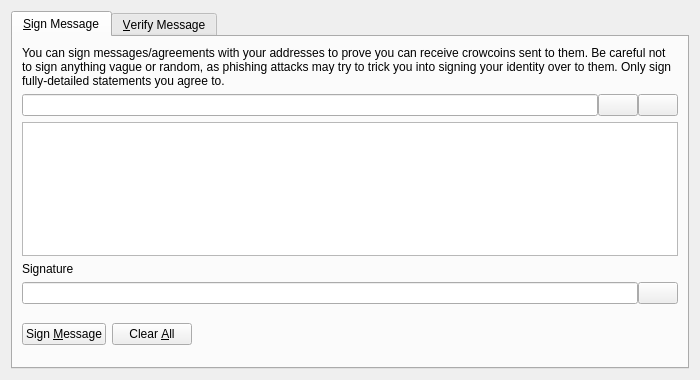
<?xml version="1.0" encoding="UTF-8"?>
<ui version="4.0">
 <class>SignVerifyMessageDialog</class>
 <widget class="QDialog" name="SignVerifyMessageDialog">
  <property name="geometry">
   <rect>
    <x>0</x>
    <y>0</y>
    <width>700</width>
    <height>380</height>
   </rect>
  </property>
  <property name="windowTitle">
   <string>Signatures - Sign / Verify a Message</string>
  </property>
  <property name="modal">
   <bool>true</bool>
  </property>
  <layout class="QVBoxLayout" name="verticalLayout">
   <item>
    <widget class="QTabWidget" name="tabWidget">
     <property name="currentIndex">
      <number>0</number>
     </property>
     <widget class="QWidget" name="tabSignMessage">
      <attribute name="title">
       <string>&amp;Sign Message</string>
      </attribute>
      <layout class="QVBoxLayout" name="verticalLayout_SM">
       <item>
        <widget class="QLabel" name="infoLabel_SM">
         <property name="text">
          <string>You can sign messages/agreements with your addresses to prove you can receive crowcoins sent to them. Be careful not to sign anything vague or random, as phishing attacks may try to trick you into signing your identity over to them. Only sign fully-detailed statements you agree to.</string>
         </property>
         <property name="textFormat">
          <enum>Qt::PlainText</enum>
         </property>
         <property name="wordWrap">
          <bool>true</bool>
         </property>
        </widget>
       </item>
       <item>
        <layout class="QHBoxLayout" name="horizontalLayout_1_SM">
         <property name="spacing">
          <number>0</number>
         </property>
         <item>
          <widget class="QValidatedLineEdit" name="addressIn_SM">
           <property name="toolTip">
            <string>The Crowcoin address to sign the message with</string>
           </property>
          </widget>
         </item>
         <item>
          <widget class="QPushButton" name="addressBookButton_SM">
           <property name="toolTip">
            <string>Choose previously used address</string>
           </property>
           <property name="text">
            <string/>
           </property>
           <property name="icon">
            <iconset resource="../crowcoin.qrc">
             <normaloff>:/icons/address-book</normaloff>:/icons/address-book</iconset>
           </property>
           <property name="shortcut">
            <string>Alt+A</string>
           </property>
           <property name="autoDefault">
            <bool>false</bool>
           </property>
          </widget>
         </item>
         <item>
          <widget class="QPushButton" name="pasteButton_SM">
           <property name="toolTip">
            <string>Paste address from clipboard</string>
           </property>
           <property name="text">
            <string/>
           </property>
           <property name="icon">
            <iconset resource="../crowcoin.qrc">
             <normaloff>:/icons/editpaste</normaloff>:/icons/editpaste</iconset>
           </property>
           <property name="shortcut">
            <string>Alt+P</string>
           </property>
           <property name="autoDefault">
            <bool>false</bool>
           </property>
          </widget>
         </item>
        </layout>
       </item>
       <item>
        <widget class="QPlainTextEdit" name="messageIn_SM">
         <property name="toolTip">
          <string>Enter the message you want to sign here</string>
         </property>
        </widget>
       </item>
       <item>
        <widget class="QLabel" name="signatureLabel_SM">
         <property name="text">
          <string>Signature</string>
         </property>
         <property name="textFormat">
          <enum>Qt::PlainText</enum>
         </property>
        </widget>
       </item>
       <item>
        <layout class="QHBoxLayout" name="horizontalLayout_2_SM">
         <property name="spacing">
          <number>0</number>
         </property>
         <item>
          <widget class="QLineEdit" name="signatureOut_SM">
           <property name="font">
            <font>
             <italic>true</italic>
            </font>
           </property>
           <property name="readOnly">
            <bool>true</bool>
           </property>
          </widget>
         </item>
         <item>
          <widget class="QPushButton" name="copySignatureButton_SM">
           <property name="toolTip">
            <string>Copy the current signature to the system clipboard</string>
           </property>
           <property name="text">
            <string/>
           </property>
           <property name="icon">
            <iconset resource="../crowcoin.qrc">
             <normaloff>:/icons/editcopy</normaloff>:/icons/editcopy</iconset>
           </property>
           <property name="autoDefault">
            <bool>false</bool>
           </property>
          </widget>
         </item>
        </layout>
       </item>
       <item>
        <layout class="QHBoxLayout" name="horizontalLayout_3_SM">
         <item>
          <widget class="QPushButton" name="signMessageButton_SM">
           <property name="toolTip">
            <string>Sign the message to prove you own this Crowcoin address</string>
           </property>
           <property name="text">
            <string>Sign &amp;Message</string>
           </property>
           <property name="icon">
            <iconset resource="../crowcoin.qrc">
             <normaloff>:/icons/edit</normaloff>:/icons/edit</iconset>
           </property>
           <property name="autoDefault">
            <bool>false</bool>
           </property>
          </widget>
         </item>
         <item>
          <widget class="QPushButton" name="clearButton_SM">
           <property name="toolTip">
            <string>Reset all sign message fields</string>
           </property>
           <property name="text">
            <string>Clear &amp;All</string>
           </property>
           <property name="icon">
            <iconset resource="../crowcoin.qrc">
             <normaloff>:/icons/remove</normaloff>:/icons/remove</iconset>
           </property>
           <property name="autoDefault">
            <bool>false</bool>
           </property>
          </widget>
         </item>
         <item>
          <spacer name="horizontalSpacer_1_SM">
           <property name="orientation">
            <enum>Qt::Horizontal</enum>
           </property>
           <property name="sizeHint" stdset="0">
            <size>
             <width>40</width>
             <height>48</height>
            </size>
           </property>
          </spacer>
         </item>
         <item>
          <widget class="QLabel" name="statusLabel_SM">
           <property name="font">
            <font>
             <weight>75</weight>
             <bold>true</bold>
            </font>
           </property>
           <property name="text">
            <string/>
           </property>
           <property name="wordWrap">
            <bool>true</bool>
           </property>
          </widget>
         </item>
         <item>
          <spacer name="horizontalSpacer_2_SM">
           <property name="orientation">
            <enum>Qt::Horizontal</enum>
           </property>
           <property name="sizeHint" stdset="0">
            <size>
             <width>40</width>
             <height>48</height>
            </size>
           </property>
          </spacer>
         </item>
        </layout>
       </item>
      </layout>
     </widget>
     <widget class="QWidget" name="tabVerifyMessage">
      <attribute name="title">
       <string>&amp;Verify Message</string>
      </attribute>
      <layout class="QVBoxLayout" name="verticalLayout_VM">
       <item>
        <widget class="QLabel" name="infoLabel_VM">
         <property name="text">
          <string>Enter the receiver's address, message (ensure you copy line breaks, spaces, tabs, etc. exactly) and signature below to verify the message. Be careful not to read more into the signature than what is in the signed message itself, to avoid being tricked by a man-in-the-middle attack. Note that this only proves the signing party receives with the address, it cannot prove sendership of any transaction!</string>
         </property>
         <property name="textFormat">
          <enum>Qt::PlainText</enum>
         </property>
         <property name="alignment">
          <set>Qt::AlignLeading|Qt::AlignLeft|Qt::AlignTop</set>
         </property>
         <property name="wordWrap">
          <bool>true</bool>
         </property>
        </widget>
       </item>
       <item>
        <layout class="QHBoxLayout" name="horizontalLayout_1_VM">
         <property name="spacing">
          <number>0</number>
         </property>
         <item>
          <widget class="QValidatedLineEdit" name="addressIn_VM">
           <property name="toolTip">
            <string>The Crowcoin address the message was signed with</string>
           </property>
          </widget>
         </item>
         <item>
          <widget class="QPushButton" name="addressBookButton_VM">
           <property name="toolTip">
            <string>Choose previously used address</string>
           </property>
           <property name="text">
            <string/>
           </property>
           <property name="icon">
            <iconset resource="../crowcoin.qrc">
             <normaloff>:/icons/address-book</normaloff>:/icons/address-book</iconset>
           </property>
           <property name="shortcut">
            <string>Alt+A</string>
           </property>
           <property name="autoDefault">
            <bool>false</bool>
           </property>
          </widget>
         </item>
        </layout>
       </item>
       <item>
        <widget class="QPlainTextEdit" name="messageIn_VM"/>
       </item>
       <item>
        <widget class="QValidatedLineEdit" name="signatureIn_VM"/>
       </item>
       <item>
        <layout class="QHBoxLayout" name="horizontalLayout_2_VM">
         <item>
          <widget class="QPushButton" name="verifyMessageButton_VM">
           <property name="toolTip">
            <string>Verify the message to ensure it was signed with the specified Crowcoin address</string>
           </property>
           <property name="text">
            <string>Verify &amp;Message</string>
           </property>
           <property name="icon">
            <iconset resource="../crowcoin.qrc">
             <normaloff>:/icons/transaction_0</normaloff>:/icons/transaction_0</iconset>
           </property>
           <property name="autoDefault">
            <bool>false</bool>
           </property>
          </widget>
         </item>
         <item>
          <widget class="QPushButton" name="clearButton_VM">
           <property name="toolTip">
            <string>Reset all verify message fields</string>
           </property>
           <property name="text">
            <string>Clear &amp;All</string>
           </property>
           <property name="icon">
            <iconset resource="../crowcoin.qrc">
             <normaloff>:/icons/remove</normaloff>:/icons/remove</iconset>
           </property>
           <property name="autoDefault">
            <bool>false</bool>
           </property>
          </widget>
         </item>
         <item>
          <spacer name="horizontalSpacer_1_VM">
           <property name="orientation">
            <enum>Qt::Horizontal</enum>
           </property>
           <property name="sizeHint" stdset="0">
            <size>
             <width>40</width>
             <height>48</height>
            </size>
           </property>
          </spacer>
         </item>
         <item>
          <widget class="QLabel" name="statusLabel_VM">
           <property name="font">
            <font>
             <weight>75</weight>
             <bold>true</bold>
            </font>
           </property>
           <property name="text">
            <string/>
           </property>
           <property name="wordWrap">
            <bool>true</bool>
           </property>
          </widget>
         </item>
         <item>
          <spacer name="horizontalSpacer_2_VM">
           <property name="orientation">
            <enum>Qt::Horizontal</enum>
           </property>
           <property name="sizeHint" stdset="0">
            <size>
             <width>40</width>
             <height>48</height>
            </size>
           </property>
          </spacer>
         </item>
        </layout>
       </item>
      </layout>
     </widget>
    </widget>
   </item>
  </layout>
 </widget>
 <customwidgets>
  <customwidget>
   <class>QValidatedLineEdit</class>
   <extends>QLineEdit</extends>
   <header>qvalidatedlineedit.h</header>
  </customwidget>
 </customwidgets>
 <resources>
  <include location="../crowcoin.qrc"/>
 </resources>
 <connections/>
</ui>
